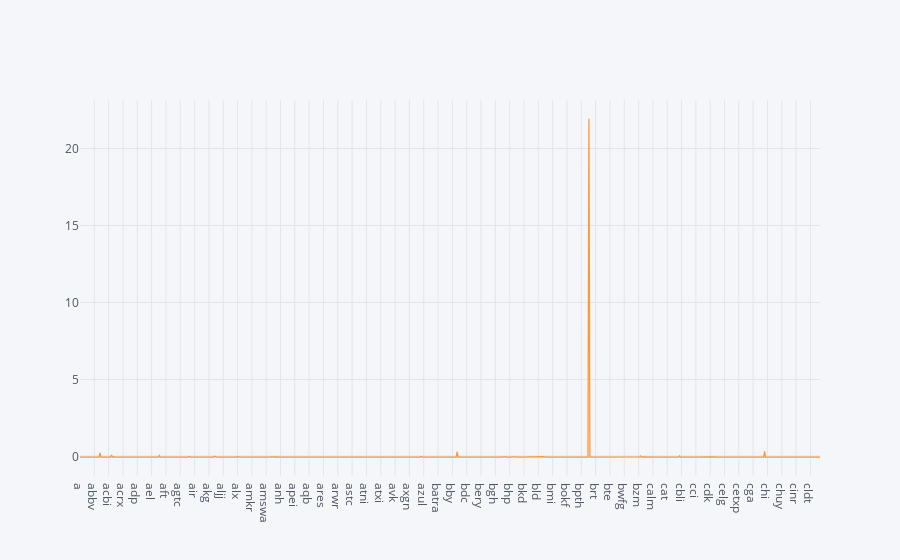

Here is the notebook cell this chart was saved with:
### Code cell
plyo.iplot(
    ticker_means['close'].iplot(asFigure=True),
    image='png',
    filename='ply_01'
)

### Figure 1 — Plotly figure (JSON) as saved in the notebook; plotly's stock layout.template omitted (floating-point values rounded to 4 significant figures; data arrays with more than 128 entries replaced by an {"elided": "..."} marker saying what was removed)
{"data": [{"line": {"color": "rgba(255, 153, 51, 1.0)", "dash": "solid", "shape": "linear", "width": 1.3}, "mode": "lines", "name": "close", "text": "", "type": "scatter", "x": {"elided": "776 str values"}, "y": {"elided": "776 float values"}}], "layout": {"legend": {"bgcolor": "#F5F6F9", "font": {"color": "#4D5663"}}, "paper_bgcolor": "#F5F6F9", "plot_bgcolor": "#F5F6F9", "title": {"font": {"color": "#4D5663"}}, "xaxis": {"gridcolor": "#E1E5ED", "showgrid": true, "tickfont": {"color": "#4D5663"}, "title": {"font": {"color": "#4D5663"}, "text": ""}, "zerolinecolor": "#E1E5ED"}, "yaxis": {"gridcolor": "#E1E5ED", "showgrid": true, "tickfont": {"color": "#4D5663"}, "title": {"font": {"color": "#4D5663"}, "text": ""}, "zerolinecolor": "#E1E5ED"}}}
